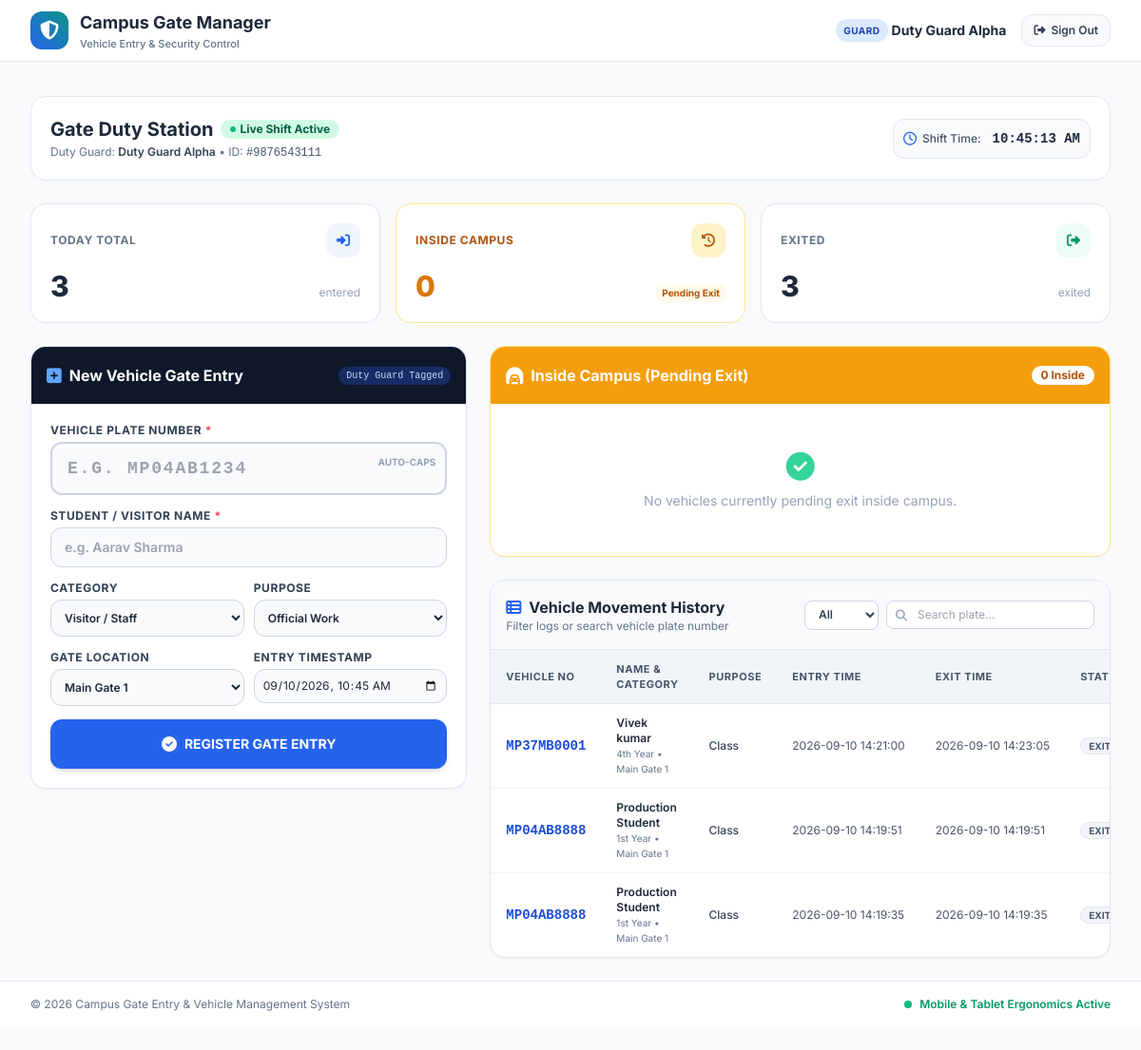
/guard/dashboard (signed in), run on an earlier commit of the app's database.
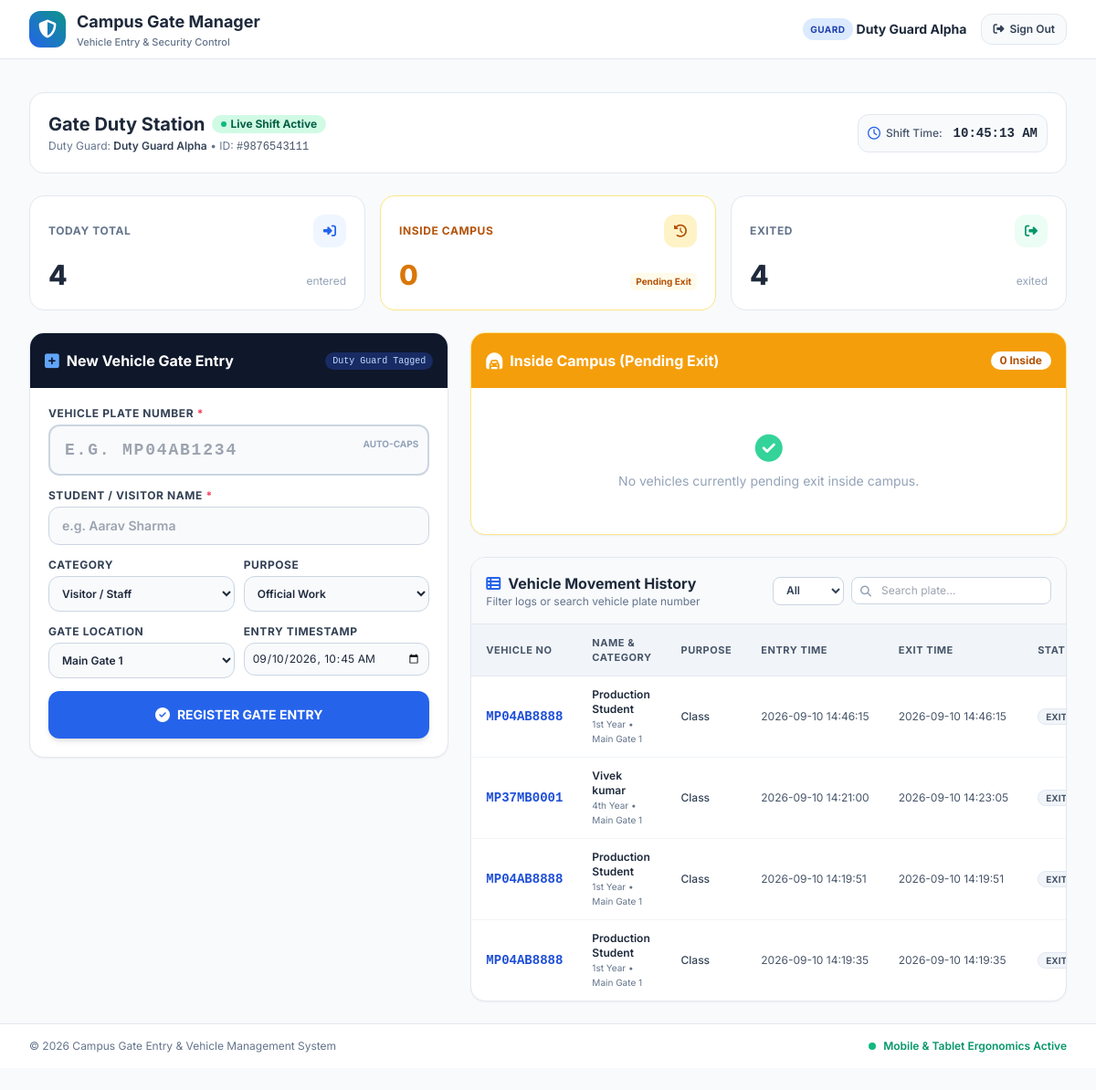
And on a later commit of the database.
### tables this page shows
CREATE TABLE vehicle_logs (
            id INTEGER PRIMARY KEY AUTOINCREMENT,
            student_name TEXT NOT NULL,
            vehicle_number TEXT NOT NULL,
            year_branch TEXT NOT NULL,
            purpose TEXT NOT NULL,
            gate_name TEXT DEFAULT 'Main Gate 1',
            entry_time TIMESTAMP NOT NULL,
            exit_time TIMESTAMP,
            status TEXT NOT NULL CHECK(status IN ('INSIDE', 'EXITED')),
            guard_id INTEGER NOT NULL,
            guard_name TEXT NOT NULL,
            notes TEXT,
            created_at TIMESTAMP DEFAULT CURRENT_TIMESTAMP,
            FOREIGN KEY (guard_id) REFERENCES users(id)
        );

### app.py (the view)
@app.route('/guard/dashboard')
@login_required
@role_required('guard')
def guard_dashboard():
    stats = db.get_guard_dashboard_stats()
    inside_vehicles = db.get_active_inside_vehicles()
    search_q = request.args.get('search', '').strip()
    status_f = request.args.get('status', 'ALL').strip()
    recent_logs = db.get_recent_vehicle_logs(search_query=search_q, status_filter=status_f, days=30)
    now_iso = datetime.now().strftime("%Y-%m-%dT%H:%M")
    return render_template(
        'guard_dashboard.html',
        stats=stats,
        inside_vehicles=inside_vehicles,
        recent_logs=recent_logs,
        search_q=search_q,
        status_f=status_f,
        now_iso=now_iso
    )

### app.py (called while the page is built)
def login_required(f):
    @wraps(f)
    def decorated_function(*args, **kwargs):
        if 'user_id' not in session:
            flash("Please sign in to access the system.", "warning")
            return redirect(url_for('login'))
        return f(*args, **kwargs)
    return decorated_function

def role_required(required_role):
    def decorator(f):
        @wraps(f)
        def decorated_function(*args, **kwargs):
            if 'user_id' not in session:
                flash("Please sign in to proceed.", "warning")
                return redirect(url_for('login'))
            if session.get('user_role') != required_role:
                flash(f"Unauthorized access. Requires {required_role.capitalize()} privileges.", "danger")
                if session.get('user_role') == 'guard':
                    return redirect(url_for('guard_dashboard'))
                else:
                    return redirect(url_for('admin_dashboard'))
            return f(*args, **kwargs)
        return decorated_function
    return decorator

### templates/guard_dashboard.html (shortened to what the changed rows need)
{% extends 'base.html' %}
{% block content %}
<div class="space-y-4 sm:space-y-6">
    <div class="bg-white rounded-2xl border border-slate-200 p-4 sm:p-5 shadow-xs flex flex-col sm:flex-row sm:items-center sm:justify-between gap-3">
        <div>
            <div class="flex items-center space-x-2">
                <h2 class="text-lg sm:text-xl font-bold text-slate-800">Gate Duty Station</h2>
            </div>
        </div>
    </div>
    <div class="grid grid-cols-3 gap-2.5 sm:gap-4">
        <div class="bg-white rounded-2xl border border-slate-200 p-3 sm:p-5 shadow-xs flex flex-col justify-between">
            <div class="mt-2 sm:mt-3 flex items-baseline justify-between">
                <span class="text-xl sm:text-3xl font-extrabold text-slate-800">{{ stats.today_total }}</span>
                <span class="text-[10px] sm:text-xs text-slate-400 hidden sm:inline">entered</span>
            </div>
        </div>
        <div class="bg-white rounded-2xl border border-slate-200 p-3 sm:p-5 shadow-xs flex flex-col justify-between">
            <div class="mt-2 sm:mt-3 flex items-baseline justify-between">
                <span class="text-xl sm:text-3xl font-extrabold text-slate-800">{{ stats.exited_today }}</span>
                <span class="text-[10px] sm:text-xs text-slate-400 hidden sm:inline">exited</span>
            </div>
        </div>
    </div>
    <div class="grid grid-cols-1 lg:grid-cols-12 gap-5 sm:gap-6">
        <div class="lg:col-span-7 space-y-5 sm:space-y-6">
            <div class="bg-white rounded-2xl border border-slate-200 shadow-sm overflow-hidden">
                <div class="hidden sm:block overflow-x-auto">
                    <table class="w-full text-left text-xs text-slate-700">
                        <thead class="bg-slate-100 text-slate-600 uppercase tracking-wider text-[11px] font-bold border-b border-slate-200">
                            <tr>
                                <th class="py-3 px-4">Vehicle No</th>
                                <th class="py-3 px-4">Name & Category</th>
                                <th class="py-3 px-4">Purpose</th>
                                <th class="py-3 px-4">Entry Time</th>
                                <th class="py-3 px-4">Exit Time</th>
                                <th class="py-3 px-4">Status</th>
                            </tr>
                        </thead>
                        <tbody class="divide-y divide-slate-100">
                            {% if recent_logs %}
                                {% for log in recent_logs %}
                                <tr class="hover:bg-slate-50/80 transition-colors">
                                    <td class="py-3 px-4 font-mono font-bold text-blue-700 text-sm">
                                        {{ log.vehicle_number }}
                                    </td>
                                    <td class="py-3 px-4">
                                        <div class="font-semibold text-slate-800">{{ log.student_name }}</div>
                                        <div class="text-[10px] text-slate-500">{{ log.year_branch }} &bull; {{ log.gate_name or 'Main Gate 1' }}</div>
                                    </td>
                                    <td class="py-3 px-4 font-medium text-slate-700">{{ log.purpose }}</td>
                                    <td class="py-3 px-4 whitespace-nowrap text-slate-600">{{ log.entry_time }}</td>
                                    <td class="py-3 px-4 whitespace-nowrap text-slate-600">
                                        {% if log.exit_time %}{{ log.exit_time }}{% else %}<span class="text-amber-600 font-semibold italic">-- Pending --</span>{% endif %}
                                    </td>
                                    <td class="py-3 px-4">
                                        {% if log.status == 'INSIDE' %}
                                            <span class="px-2 py-0.5 rounded-full text-[10px] font-bold bg-amber-100 text-amber-800 border border-amber-200">INSIDE</span>
                                        {% else %}
                                            <span class="px-2 py-0.5 rounded-full text-[10px] font-bold bg-slate-100 text-slate-600 border border-slate-200">EXITED</span>
                                        {% endif %}
                                    </td>
                                </tr>
                                {% endfor %}
                            {% else %}
                                <tr>
                                    <td colspan="7" class="py-8 text-center text-slate-400">No vehicle logs match specified filter.</td>
                                </tr>
                            {% endif %}
                        </tbody>
                    </table>
                </div>
            </div>
        </div>
    </div>
</div>
{% endblock %}

What changed in the data, as far as the page shows it:
added vehicle_logs: vehicle_number "MP04AB8888", student_name "Production Student", year_branch "1st Year", gate_name "Main Gate 1", purpose "Class", entry_time "2026-09-10 14:46:15", exit_time "2026-09-10 14:46:15", status "EXITED"
Also different on the page:
{{ stats.today_total }}: "3" → "4"
{{ stats.exited_today }}: "3" → "4"
